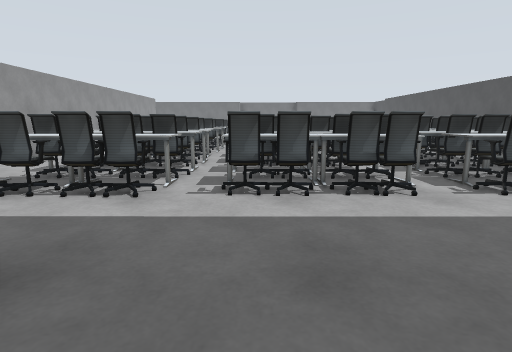
view 1 (above)

21 first-person views from a walk through a Gazebo world. The camera is 1 m above the floor, tilts 10° down and sees 80° across. The floor is counted in squares, 1 m on a side. Each view is taken from the middle of a square. On the plan, view 1 faces up. The plan holds only what a view shows up to about 12 squares ahead; the rest is blank. The place goes on beyond the plan. Robots are left out.

view 2
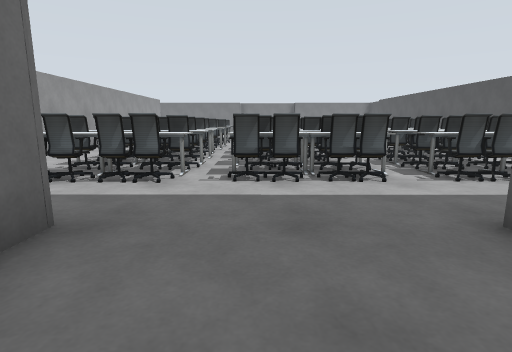

view 3
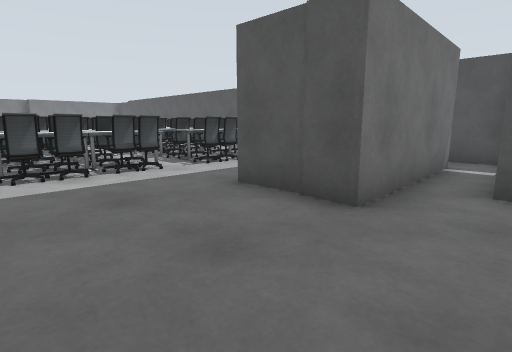

view 4
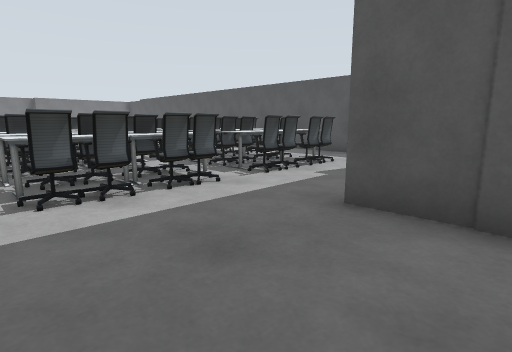

view 5
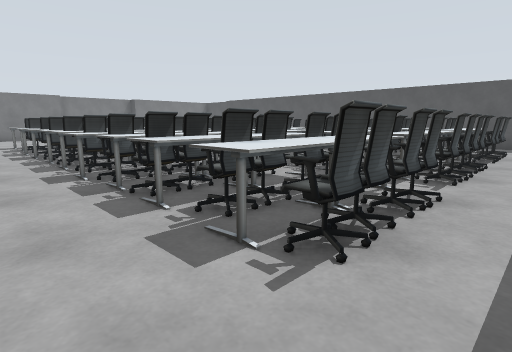

view 6
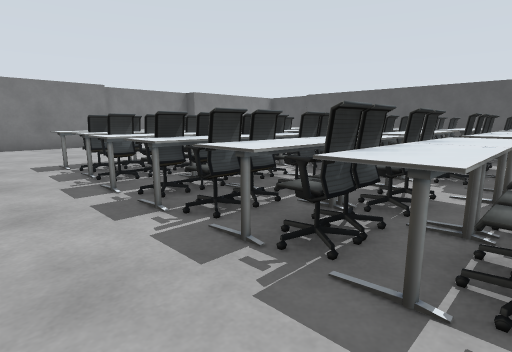

view 7
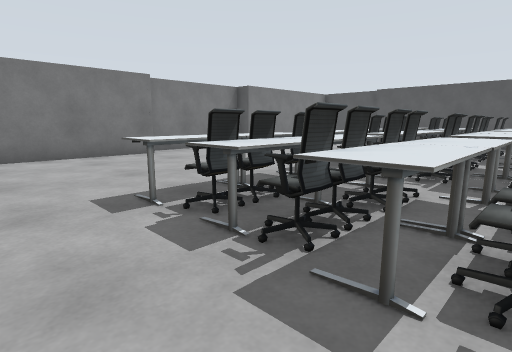

view 8
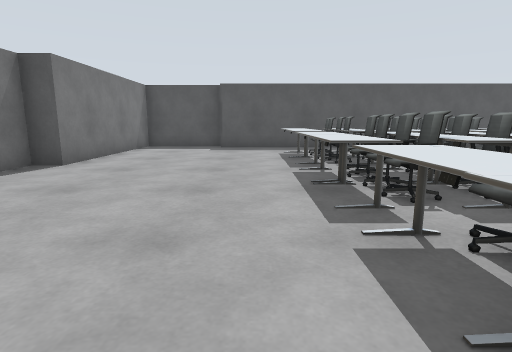

view 9
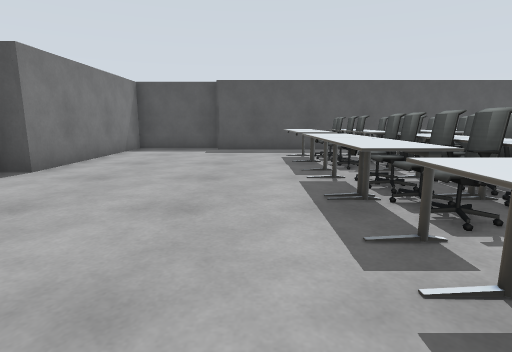

view 10
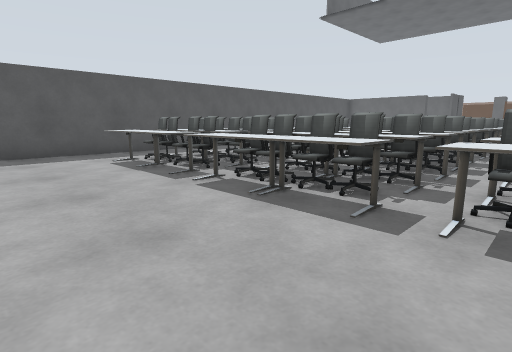

view 11
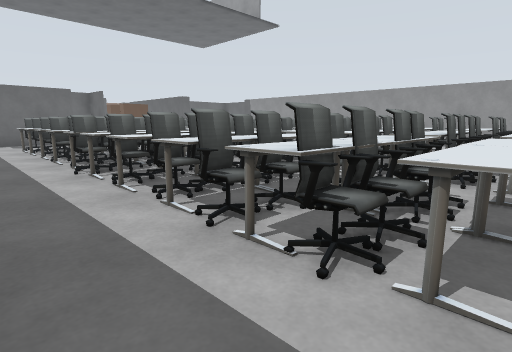

view 12
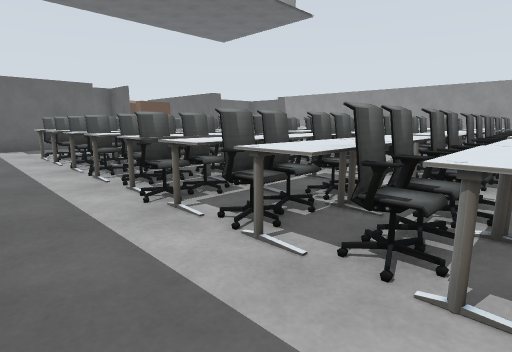

view 13
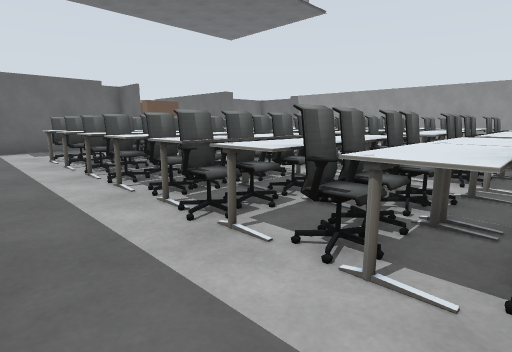

view 14
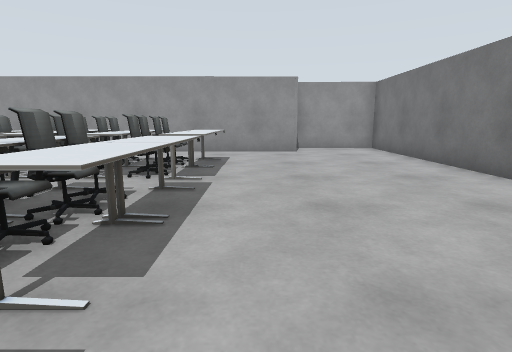

view 15
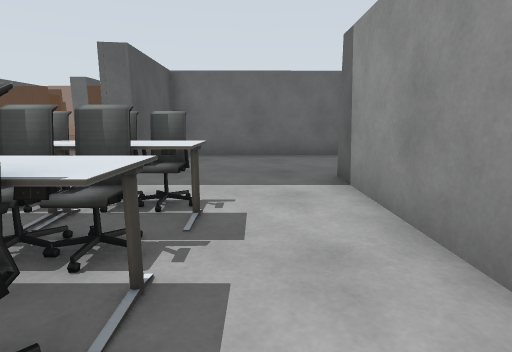

view 16
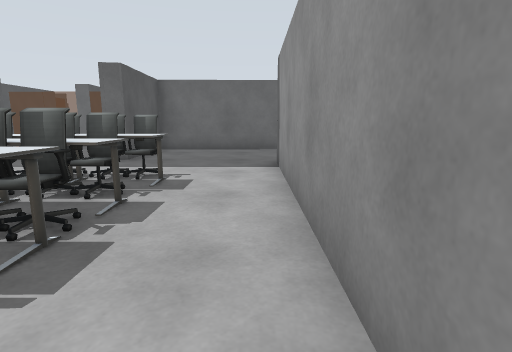

view 17
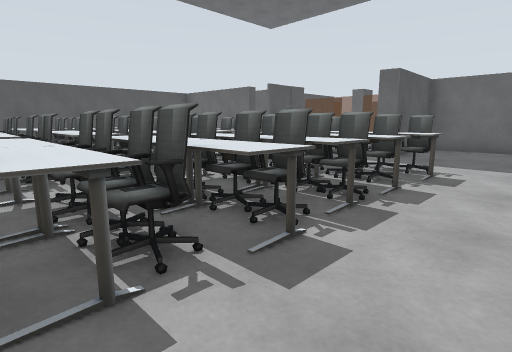

view 18
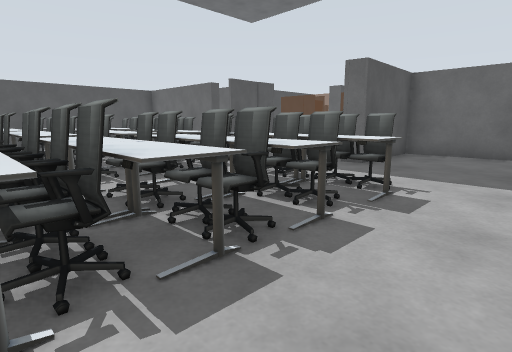

view 19
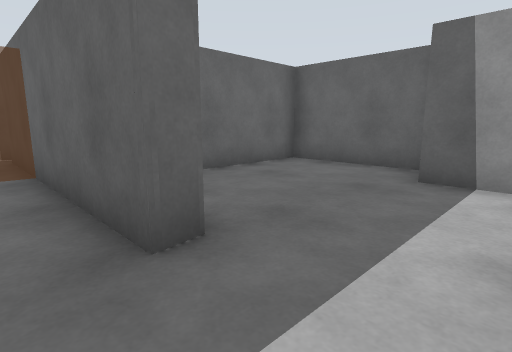

view 20
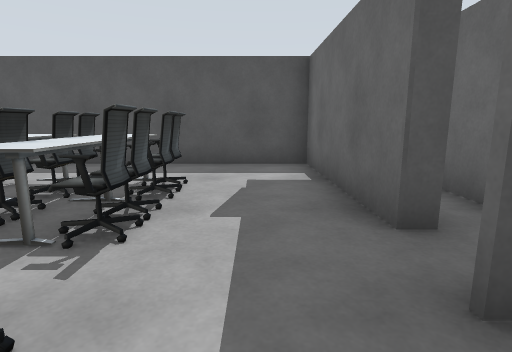

view 21
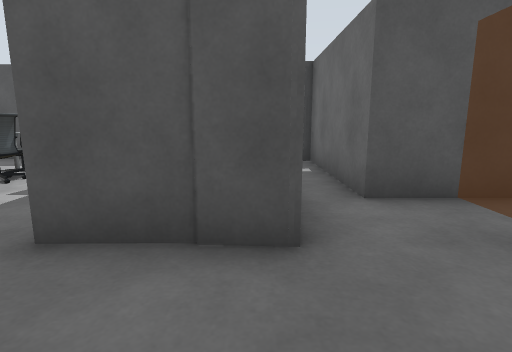

### Floor plan
Points are (right, up) in squares from view 1. A wall is a line through its corners. A room is listed if a view was taken in it or the views show most of it. See-through windows are left out.
Room 1 (views 1, 2, 3, 4, 5, 6, 7, 8, 9, 10, 11, 12, 13, 14, 15, 16, 17, 18, 19, 20, 21)
walls: (-2.5, 1.8) (-2, 1.9); (3.8, 1.2) (3.8, 1.7) (8.4, 1.8) (8.4, 20.5); (-6.6, 20.5) (-6.5, 2.3); (8.9, 20.4) (8.9, 23.5) (3.1, 23.5) (3.1, 24.2) (-1, 24.2); (-7.9, 2) (-8, -1.5) (-2.5, -1.4) (-2.5, 1.7) (-2, 1.7) (-2, -5.5); (-1.1, 23.5) (-7.9, 23.5) (-8, 20.5); (6.8, -0.3) (2.5, -0.4) (2.4, 1.9); (0.7, -3.7) (0.7, -2.6) (1.2, -2.6); (4, -4.3) (4, -1.3) (8, -1.3) (8, 0)
ways out: opening at (7, 0); gap at (1, -4)
objects: office chair (-4, 4) to (-4, 5); office chair (-4, 6); office chair (-4, 7); office chair (-4, 8) to (-4, 9); office chair (-4, 10); office chair (-4, 11) to (-4, 12); office chair (-4, 13); office chair (-4, 14); office chair (-4, 15) to (-4, 16); office chair (-4, 17); table (-4, 18); office chair (-3, 4); table (-3, 5); office chair (-3, 6); office chair (-3, 7); office chair (-3, 8) to (-3, 9); office chair (-3, 10); office chair (-3, 11); table (-3, 12); office chair (-3, 13); office chair (-3, 14); office chair (-3, 15) to (-3, 16); office chair (-3, 17); table (-3, 18) to (-2, 18); office chair (-2, 4) to (-2, 5); office chair (-2, 6); office chair (-2, 7); office chair (-2, 8) to (-2, 9); office chair (-2, 10); office chair (-2, 11) to (-2, 12); office chair (-2, 13); office chair (-2, 14); office chair (-2, 15) to (-2, 16); office chair (-2, 17); table (-1, 7); table (-1, 8); table (-1, 9); table (-1, 10) to (-1, 11); table (-1, 12); office chair (0, 4) to (0, 5); office chair (0, 6); office chair (0, 7); office chair (0, 8) to (0, 9); office chair (0, 10); office chair (0, 11) to (0, 12); office chair (0, 13); office chair (0, 14); office chair (0, 15) to (0, 16); office chair (0, 17); table (0, 18) to (1, 18); table (1, 5); office chair (1, 6); office chair (1, 7); other object (1, 8); other object (1, 9); office chair (1, 10); office chair (1, 11); office chair (1, 12); office chair (1, 13); office chair (1, 14); other object (1, 15); office chair (1, 16); office chair (1, 17); office chair (2, 4) to (2, 5); office chair (2, 6); other object (2, 7); other object (2, 8) to (2, 9); other object (2, 10); other object (2, 11) to (2, 12); office chair (2, 13); office chair (2, 14); office chair (2, 15) to (2, 16); office chair (2, 17); table (2, 18) to (3, 18); other object (3, 8) to (4, 8); office chair (3, 9); office chair (3, 10); table (3, 11); table (3, 12) to (4, 12); office chair (3, 13); table (3, 14); table (3, 15); table (3, 16); table (3, 17); office chair (4, 4) to (4, 5); office chair (4, 6); office chair (4, 7); other object (4, 9); office chair (4, 10); office chair (4, 11); office chair (4, 13); office chair (4, 14); office chair (4, 15) to (4, 16); office chair (4, 17); table (4, 18); office chair (5, 4) to (5, 5); office chair (5, 6); office chair (5, 7); table (5, 8) to (6, 8); office chair (5, 9); office chair (5, 10); office chair (5, 11); table (5, 12) to (6, 12); office chair (5, 13); office chair (5, 14); table (5, 15) to (6, 15); office chair (5, 16); office chair (5, 17); table (5, 18) to (6, 18); office chair (6, 4) to (6, 5); office chair (6, 6); office chair (6, 7); office chair (6, 9); office chair (6, 10); office chair (6, 11); office chair (6, 13); office chair (6, 14); office chair (6, 16); office chair (6, 17)

Positions as (right, up) in squares from view 1, and headings:
1: (0, 0), facing up
2: (0, -1), facing up
3: (-1, -2), facing up-right
4: (-1, 0), facing up-right
5: (-6, 3), facing up-right
6: (-6, 10), facing up-right
7: (-6, 14), facing up-right
8: (-4, 19), facing right
9: (-3, 19), facing right
10: (-2, 21), facing down-right
11: (8, 18), facing down-left
12: (8, 15), facing down-left
13: (8, 14), facing down-left
14: (4, 19), facing left
15: (-5, 8), facing down
16: (-6, 10), facing down
17: (-6, 11), facing down-right
18: (-6, 9), facing down-right
19: (-1, 4), facing down-left
20: (1, 3), facing right
21: (0, 0), facing right
